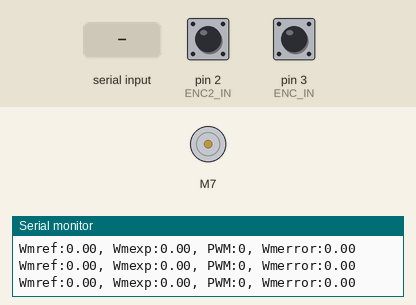
Simulated run of this sketch. Board: Arduino Uno, built with avr-gcc and run on an emulated ATmega328P. Shown: DC motor (green arrow = forward, orange = backward, longer = faster), the last lines printed to the serial monitor. Inputs (shaded band) come from the test bench; at power-on: pin 2 (ENC2_IN) HIGH, pin 3 (ENC_IN) HIGH.

Above: at 1.2 s.
1.3 s: "s" received over Serial
At 1.48 s:
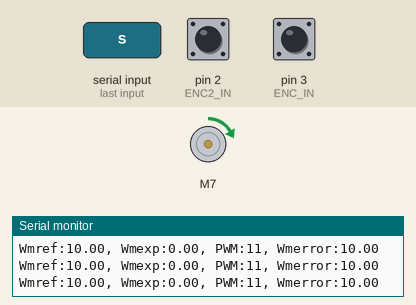
4.3 s: "t" received over Serial
At 5.4 s:
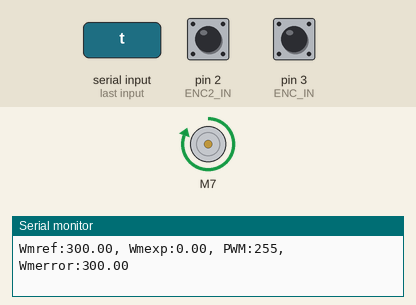
5.8 s: "y" received over Serial
8.8 s: "t" received over Serial
11.8 s: "o" received over Serial
At 12.4 s:
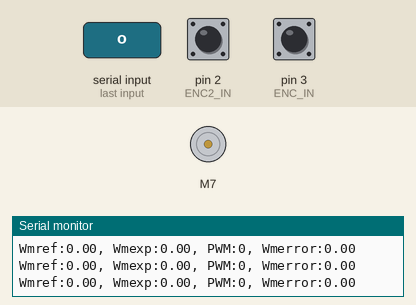
13.3 s: "x" received over Serial
At 19.3 s:
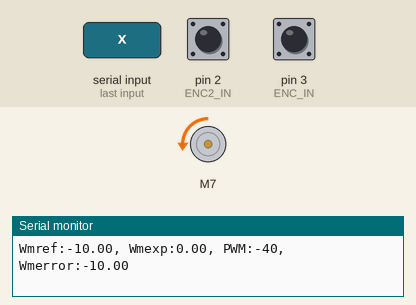
Timing chart, 0 to 20.9 s (numbered marks = the images above; inputs shaded):
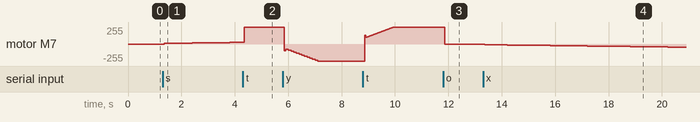

Measured:
- after the input at 1.3 s, motor M7: moves from stopped to forward 25/255 over 2.9 s, starting after 0.06 s
- after the input at 11.8 s, motor M7: forward 255/255 → stopped after 0.06 s
- after the input at 13.3 s, motor M7: moves from stopped to backward 48/255 over 7.5 s, starting after 0.06 s

The sketch:

PMDC_Control_w_Dir_SerialMonitorOnly.ino
```cpp
// ------------------------------------------------------------------------------------------------------------
// PMDC Motor Speed Control Arduino Code
// This code is meant to show OL and CL control in the Serial Monitor only.  No Python code required
// The reference motor speed is determined manually using the Serial monitor (a, s, z, x buttons adjust wm_ref)
// ------------------------------------------------------------------------------------------------------------
// NOTE TO STUDENTS: Here is a list of things you will have to adjust
// 1) Your Motor Pin definitions (see Define Motor Pins Section).  Make sure these align with the pin numbers you used when wiring to the digital Arduino pins
// 2) The Open-Loop gain and the Closed-Loop PID gains (see OL & CL Control Gains Section)
// 3) Uncomment the desired method of control (see Motor Control Scheme Section within the Arduino loop)
// ------------------------------------------------------------------------------------------------------------
// Use this code to assess OL and CL control performance; also iterate PID gain values
// ------------------------------------------------------------------------------------------------------------


// ------------------------------------------------------------------------------------------------------------
// Include Libraries
// ------------------------------------------------------------------------------------------------------------
#include <SparkFun_TB6612.h>

// ------------------------------------------------------------------------------------------------------------
// Define Motor Pins
// ***DOUBLE CHECK ALL PIN NUMBERS MATCH YOUR OWN CIRCUIT CONNECTIONS***
// ------------------------------------------------------------------------------------------------------------
// Motor Pins
#define AIN1 7
#define AIN2 6
#define PWMA 5 // Has tilde on digital output pin
#define STBY 8

// ------------------------------------------------------------------------------------------------------------
// Motor Vars
// ------------------------------------------------------------------------------------------------------------
const int offsetA = 1;
Motor motor1 = Motor(AIN1, AIN2, PWMA, offsetA, STBY); // This addresses all relevant pins to the motor output
int motorPwm = 180; // 140 is minimum to overcome stiction in my motor
float PWMout = 255;
float PWM_ratio = 0;
int MotorPwm = motorPwm;

// ------------------------------------------------------------------------------------------------------------
// Encoder variable initialization
// ------------------------------------------------------------------------------------------------------------
// Enc_count_rev: Equals 6 or 3 for CHANGE or RISING/FALLING mode per interrupt; Equals 12 for 2 interrupts on CHANGE mode
#define ENC_COUNT_REV 12
#define ENC_IN 3
#define ENC2_IN 2
long interval = 1;
unsigned long previousMillis = 0;
unsigned long currentMillis = 0;
unsigned long dt = 1000;
float rps = 0; // Motor speed: Rotations per Second
float output_rps = 0; // Output shaft speed: Rotations per Second
float GR = 45; // Gear ratio


volatile long encoderValue = 0;
volatile int encoderState = 0;
int QEM [16] = {0,-1,1,2,1,0,2,-1,-1,2,0,1,2,1,-1,0}; // Quadrature Encoder Matrix

volatile int shaftDirection = 0;

// ------------------------------------------------------------------------------------------------------------
// General Variables
// ------------------------------------------------------------------------------------------------------------
float Enval  = 0;
float dtval  = 0;
float Tval   = 0;
float wm     = 0;

// Loop Timing vars
unsigned long timer = 0;    // used to check current time (microseconds)
long loopTime = 50000;      // microseconds (For 20 Hz, set to 50000)
bool initLooptime = false;  // boolean to check if loop time has already been set

// ------------------------------------------------------------------------------------------------------------
// OL & CL Control Variables
// ------------------------------------------------------------------------------------------------------------
float wm_ref  = 0;  // [rad/s], Allowable Range: 205 <= wm_ref <= 400 [rad/s] for my 5V input
float w_error = 0;  // [rad/s]
float OL_PWM, CL_PWM, CL_FF_PWM;
float edt   = 0;    // Current integral error value
float esum  = 0;    // Running summation of integral error
float dedt  = 0;    // Derivative error
float elast = 0;    // Last step error

// ------------------------------------------------------------------------------------------------------------
// OL & CL Control Gains
// You will adjust these gains based on experimental testing results
// ------------------------------------------------------------------------------------------------------------

// EDIT HERE ONLY //
float OL_gain = 0.5; // Solve for units
float kp = 0.50;      // Solve for units, adjust with 0.1 increments
float ki = 0.50;      // Solve for units, adjust with 0.1 increments
float kd = 0.003;     // Solve for units, start very small here (e.g., kd = 0.001), adjust with 0.001 increments
int step_ref = 300;   // Reference speed to jump to when pressing t (CCW) or y (CW)
// END EDIT HERE //

// Min PWM to rotate motor
int PWMbase = 150;  // Base PWM signal to move motor
float c1    = 0;    // Multiplier for PWMbase (0 = Off; 1 = On)

// ------------------------------------------------------------------------------------------------------------
// Setup
// ------------------------------------------------------------------------------------------------------------
void setup() {
  // initialize Serial communications at 19200 bps:
  Serial.begin(19200);

  // Set encoder as input with internal pullup
  pinMode(ENC_IN, INPUT);
  pinMode(ENC2_IN, INPUT);

  // Attach interrupt
  attachInterrupt(digitalPinToInterrupt(ENC_IN), updateEncoder1, CHANGE);
  attachInterrupt(digitalPinToInterrupt(ENC2_IN), updateEncoder2, CHANGE);

  // Initialize quadrature encoder state
  encoderState = modifyBit(encoderState, 0, digitalRead(ENC_IN));
  encoderState = modifyBit(encoderState, 1, digitalRead(ENC2_IN));

  // Setup initial values for timer
  timer = micros();
  previousMillis = timer;

  //Serial.println("Motor Speed (wm) Adjustments");
  //Serial.println("Press a, s to increase wm by 5,10, respectively");
  //Serial.println("Press z, x to decrease wm by 5,10, respectively");
  //Serial.println("Press t for jump to ref speed [rad/s]");
  //Serial.println("Press y for jump to negitive ref speed [rad/s]");
  //Serial.println("Press o to reset at   0 [rad/s]");
}

// ------------------------------------------------------------------------------------------------------------
// Begin Loop
// ------------------------------------------------------------------------------------------------------------
void loop() {

  unsigned long currT = micros();  // set current time
  currentMillis = currT;
  dt = currentMillis - previousMillis;

  // Begin control/measurement loop when loopTime has elapsed
  if (dt >= loopTime) {
    // Estimate motor and shaft speed based on number of encoder pulses
    previousMillis = currentMillis;
    Enval = (float) (    encoderValue);
    dtval = (float) dt;
    rps   = (float) Enval*1000000.0 / (ENC_COUNT_REV*dtval) * shaftDirection;
    output_rps = (rps / GR);

  // Calculate Error in motor speed
  wm  = rps*2*3.14159; // [rad/s]
  if (wm_ref == 0){
    w_error = 0;
    edt     = 0;
    esum    = 0;
    dedt    = 0;
    c1      = 0;
    elast   = 0;}
  else{
    w_error = wm_ref - wm;   // [rad/s]
    edt     = esum + w_error*dtval/1000000;
    esum    = edt; // Save current error summation for next iteration
    dedt    = (w_error - elast)/(dtval/1000000);
    c1      = 1;
    elast   = w_error;
  }


  // Calculate Control Output
  OL_PWM    = wm_ref*OL_gain;                          // OL (Feedforward) Control Law
  CL_PWM    = kp*w_error + ki*edt + kd*dedt + c1*PWMbase; // CL Control Law (with PWM base value required to move the motor; my PWMbase = 140)
  CL_FF_PWM = OL_PWM + CL_PWM - c1*PWMbase;               // CL Control Law w FF (subtract out PWM base value)

  // ----------------------------------------------------------------------------------------------------------------------------------------------------
  // Motor Control Scheme:
  // ***Uncomment desired control method below***
  // ----------------------------------------------------------------------------------------------------------------------------------------------------
  // Round float value to integer (Note: using (int)(...) is the same as using the floor() function; round() prevents truncation)
//   motorPwm = round(OL_PWM);    // Uncomment for OL Control only
  // motorPwm = round(CL_PWM);    // Uncomment for CL Control only
   motorPwm = round(CL_FF_PWM); // Uncomment for OL+CL Control (Called CL control with Feedforward)
  // ----------------------------------------------------------------------------------------------------------------------------------------------------

  // Saturate motor PWM output
  if (motorPwm > 255){
    motorPwm = 255;}
  else if (motorPwm < -255){
    motorPwm = -255;}
  motor1.drive(motorPwm);

  // Print to Serial monitor
  Serial.print("Wmref:"); Serial.print(wm_ref); Serial.print(", ");
  Serial.print("Wmexp:"); Serial.print(wm);     Serial.print(", ");
  Serial.print("PWM:");   Serial.print(motorPwm); Serial.print(", ");
  Serial.print("Wmerror:"); Serial.print(w_error);
  Serial.println();


  // Code to adjust reference motor speed
    if (Serial.available())
  {
    char temp = Serial.read();
    if (temp == '+' || temp == 'a')
      wm_ref += 5;
    else if (temp == '-' || temp == 'z')
      wm_ref -= 5;
    else if (temp == 's')
      wm_ref += 10;
    else if (temp == 'x')
      wm_ref -= 10;
    else if (temp == 't')
      wm_ref = step_ref;  //Jump to reference speed (CCW) [rad/s]
    else if (temp == 'y')
      wm_ref = -step_ref;  //Jump to negative reference speed (CW) [rad/s]
    else if (temp == 'o')
      wm_ref = 0;    //Reset to 0 [rad/s]
  }

  // Reset encoder value before next loop
  encoderValue = 0;

  }
  }

// ------------------------------------------------------------------------------------------------------------
// Update Encoder Function
// ------------------------------------------------------------------------------------------------------------
void updateEncoder1()
{
  // Increment value for each pulse from encoder
  encoderValue++;
  int oldEncoderState = encoderState;
  encoderState =  modifyBit(encoderState, 0, digitalRead(ENC_IN));
  shaftDirection = QEM [oldEncoderState * 4 + encoderState];
}

void updateEncoder2()
{
  // Increment value for each pulse from encoder
  encoderValue++;
  int oldEncoderState = encoderState;
  encoderState =  modifyBit(encoderState, 1, digitalRead(ENC2_IN));
  shaftDirection = QEM [oldEncoderState * 4 + encoderState];
}

// Returns modified n.
int modifyBit(int n, int p, int b)
{
  int mask = 1 << p;
  return (n & ~mask) | ((b << p) & mask);
}
```
